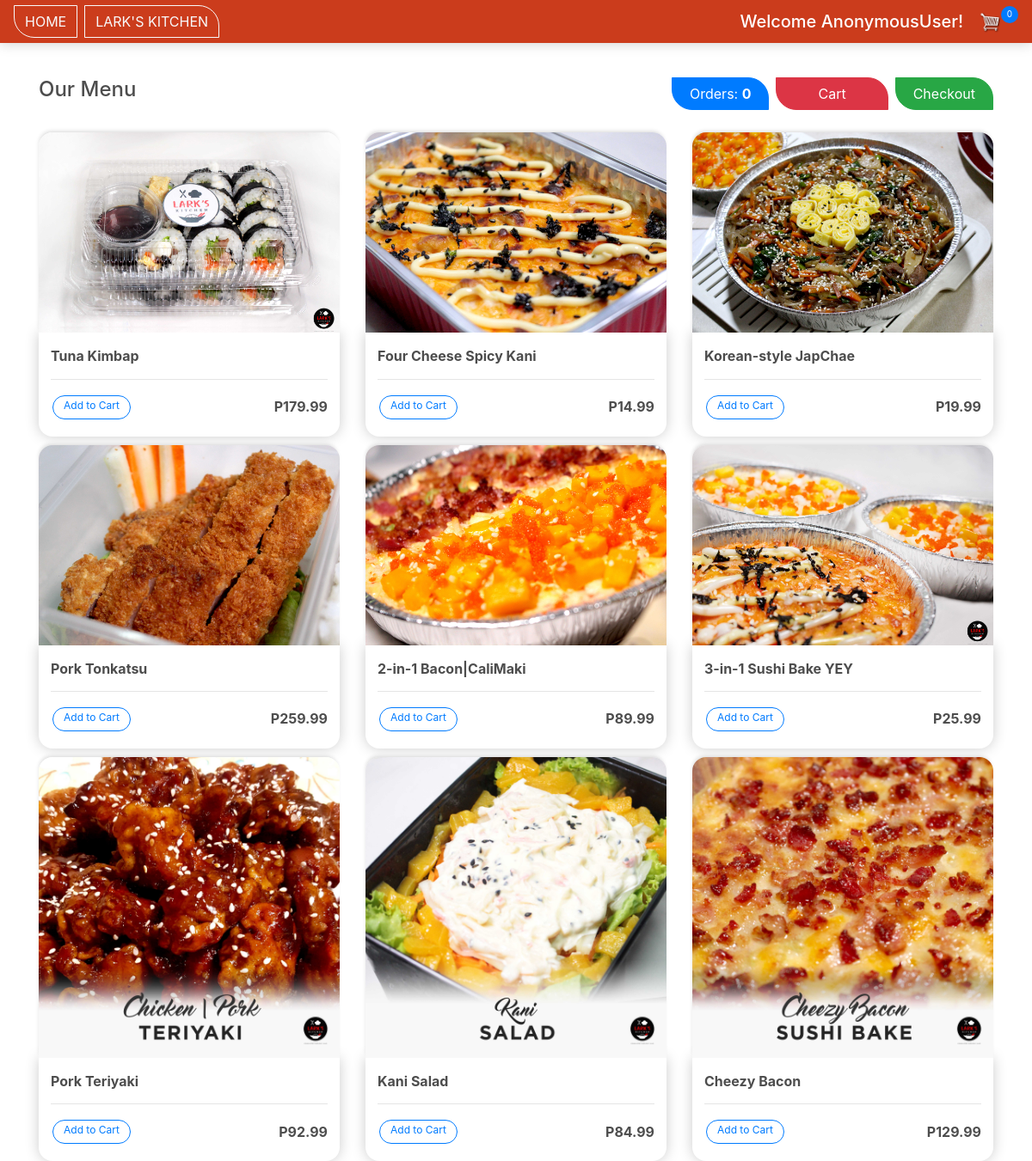
Screenshot of /products/ with the database file from the repository.
### products/models.py (models this page shows, shortened)
class Product(models.Model):
    name = models.CharField(max_length=255)
    price = models.FloatField()
    is_digital = models.BooleanField(default=False, null=True, blank=True)
    image = models.ImageField(null=True, blank=True)
    @property
    def imageURL(self):
        try:
            url = self.image.url
        except:
            url = 'no image'
        return url

### products/views.py (the view)
def store(request):
    if request.user.is_authenticated:
        customer = request.user.customer
        order, created = Order.objects.get_or_create(customer=customer, complete=False)
        items = order.orderitem_set.all() #Parent-Child querying'
        cartItems = order.get_cart_items
    else:
        order = {'get_cart_total':0, 'get_cart_items':0, 'shipping':False}
        items = []
        cartItems = order['get_cart_items']
    products = Product.objects.all()
    context = {'products': products, 'cartItems': cartItems}
    return render(request, 'products/store.html', context)

### products/templates/products/store.html (shortened to what this page needs)
{% extends 'products/main.html' %}
{% load static %}
{% block content %}
    <div class="my-3" style="display: flex; justify-content: space-between;">
        <h4>Our Menu</h4>
        <div style="display: flex; justify-content:end;  align-items: center;">
        <a href=""><button class="btn btn-primary order-btn">Orders:  <strong>{{ cartItems }}</strong></button></a>
        <a href="{% url 'products:cart' %}"><button class="btn btn-danger order-btn mx-2 px-5"> Cart </strong></button></a>
        <a href="{% url 'products:checkout' %}"><button class="btn btn-success order-btn">Checkout</strong></button></a>
        </div>
    </div>
    <div class="row">
        {% for product in products %}
        <div class="col-lg-4 selling">
            <img class="thumbnail" src="{{ product.imageURL }}" alt={{product.name}}>
            <div class="box-element product">
                <h6><strong>{{product.name}}</strong></h6>
                <hr>
                <div style="display: flex; justify-content:space-between;  align-items: center;">
                    <div style="display: flex; justify-content:start;  align-items: center;">
                        <button data-name="{{product.name}}" data-product="{{product.id}}" data-action="add" class="btn btn-outline-primary add-btn update-cart">Add to Cart</button>
                    </div>
                <h6 style="margin-bottom: 0px;"><strong>P{{product.price|floatformat:2}}</strong></h6>
                </div>
            </div>
        </div>
       {% endfor %}
    </div>
{% endblock content %}

### products/templates/products/main.html (shortened to what this page needs)
<!DOCTYPE html>
{% load static %}
<html>
    <link rel="stylesheet" href="https://stackpath.bootstrapcdn.com/bootstrap/4.4.1/css/bootstrap.min.css">
    <link rel="stylesheet" type="text/css" href="{% static 'css/main.css' %}">
<head>
</head>
<body>
    <nav class="navbar navbar-expand-lg navbar-dark bg-dark">
        <a class="navbar-brand" href="{% url 'home' %}"><button class="btn btn-outline-light style-btn">HOME</button></a>
        <div class="collapse navbar-collapse" id="navbarSupportedContent">
          <ul class="navbar-nav mr-auto">
            <li class="nav-item active">
              <a class="nav-link" href="{% url 'products:products_list' %}"><button class="btn btn-outline-light styleright-btn">LARK'S KITCHEN</button></a>
            </li>
          </ul>
          <div class="form-inline my-2 my-lg-0">
               <h5 style="margin: 0px 4px 0px 8px; color:white;">Welcome {{user}}!</h5>
               <a href="{% url 'products:cart' %}">
                  <img  id="cart-icon" src="{% static 'images/cart.png' %}">
              </a>
              <p id="cart-total">{{ cartItems }}</p>
          </div>
        </div>
      </nav>
    <div class="container">
        <br>
         {% block content %}
         {% endblock %}
    </div>
</body>
</html>

### static/css/main.css (style rules this page uses)
h1,h2,h3,h4,h5,h6 { color:hsl(0, 0%, 30%); }
.box-element { box-shadow:hsl(0, 0%, 80%) 0 0 16px; background-color: #fff; border-radius: 4px; padding: 10px; }
.thumbnail { width: 100%; border-top-left-radius: 16px; border-top-right-radius: 16px; -webkit-box-shadow: -1px -3px 5px -2px rgba(214,214,214,1); -moz-box-shadow: -1px -3px 5px -2px rgba(214,214,214,1); box-shadow: -1px -3px 5px -2px rgba(214,214,214,1); }
.product { border-radius: 0 0 4px 4px; border-bottom-left-radius: 16px; border-bottom-right-radius: 16px; padding: 18px 14px 18px 14px; }
.bg-dark { background-color: #cb3c1c!important; height: 50px; box-shadow:hsl(0, 0%, 80%) 0 0 16px; }
#cart-icon { width:25px; display: inline-block; margin-left: 15px; }
#cart-total { display: block; text-align: center; color:#fff; background-color:#007bff; width: 20px; height: 20px; border-radius: 50%; font-size: 10px; padding-top: 2px; }
.col-lg-4, .col-lg-6, .col-lg-8, .col-lg-12 { margin-top: 10px; }
.btn { border-radius: 0; }
.add-btn { border-radius: 24px; padding-top: 2px; font-size: 12px; margin:2px; }
.order-btn { border-top-right-radius: 24px; border-bottom-left-radius: 24px; padding-right: 20px; padding-left: 20px; }
.style-btn { border-bottom-left-radius: 24px; }
.styleright-btn { border-top-right-radius: 24px; }
.navbar-brand { margin-right: 0px; }

### rows the page displays
Product: imageURL (picture), name "Tuna Kimbap", price "179.99"
Product: imageURL (picture), name "Four Cheese Spicy Kani", price "14.99"
Product: imageURL (picture), name "Korean-style JapChae", price "19.99"
Product: imageURL (picture), name "Pork Tonkatsu", price "259.99"
Product: imageURL (picture), name "2-in-1 Bacon|CaliMaki", price "89.99"
Product: imageURL (picture), name "3-in-1 Sushi Bake YEY", price "25.99"
Product: imageURL (picture), name "Pork Teriyaki", price "92.99"
Product: imageURL (picture), name "Kani Salad", price "84.99"
Product: imageURL (picture), name "Cheezy Bacon", price "129.99"

### other values shown
{{ user }} "AnonymousUser"
{{ cartItems }} "0"
